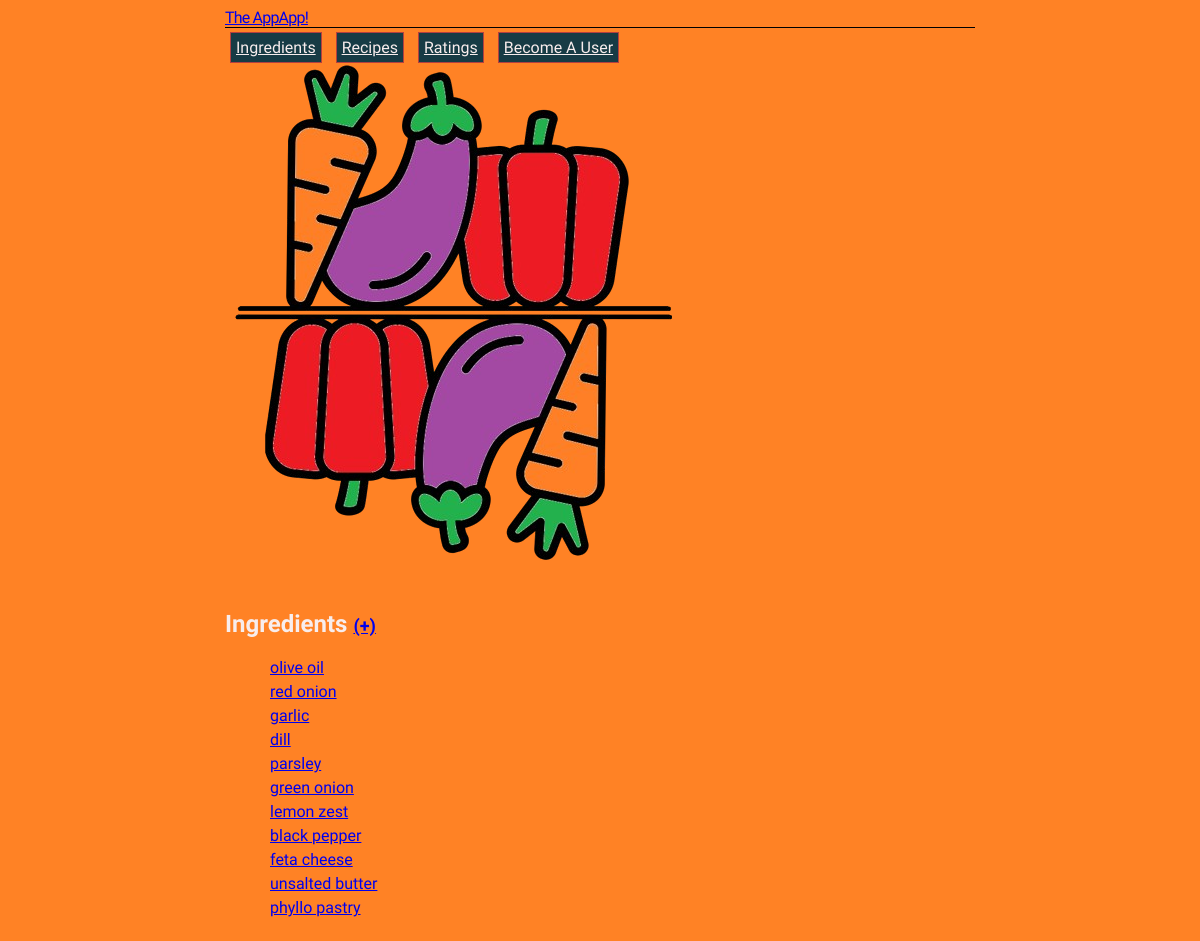
/ingredients, run on the app's committed database.
### appapp/models.py (models this page shows, shortened)
class Ingredient(models.Model):
    name = models.CharField(max_length=25)
    icon = models.ImageField()
    used_in = models.ForeignKey(Recipe, on_delete=models.RESTRICT, blank=True, null=True)

### appapp/views.py (the view)
# urls.py: path('ingredients', views.ingredient_list, name='ingredient_list'),
def ingredient_list(request):
    ingredients = Ingredient.objects.all()
    return render(request, 'appapp/ingredient_list.html', {'ingredients': ingredients})

### appapp/templates/appapp/ingredient_list.html
{% extends 'appapp/base.html' %} {% block content %}
<img src="../../static/images/ingredients_logo.png">
<h2>Ingredients <a href="{% url 'ingredient_create' %}">(+)</a></h2>
<ul>
    {% for ingredient in ingredients %}
    <li>
        <a href="{% url 'ingredient_detail' pk=ingredient.pk %}">
            {{ ingredient.name }}
        </a>
    </li>
    {% endfor %}
</ul>
{% endblock %}

### appapp/static/css/appapp.css (style rules this page uses)
body { font-family: "Raleway", sans-serif; max-width: 750px; margin: auto; padding: 7.5px 3.5px; background-color: #FF8225; color: #F8EDED; }
ul { list-style-type: none; }
li { margin: 5px; }
h2 > a { font-size: 0.75em; }

### data on the page
Ingredient: name "olive oil"
Ingredient: name "red onion"
Ingredient: name "garlic"
Ingredient: name "dill"
Ingredient: name "parsley"
Ingredient: name "green onion"
Ingredient: name "lemon zest"
Ingredient: name "black pepper"
Ingredient: name "feta cheese"
Ingredient: name "unsalted butter"
Ingredient: name "phyllo pastry"
